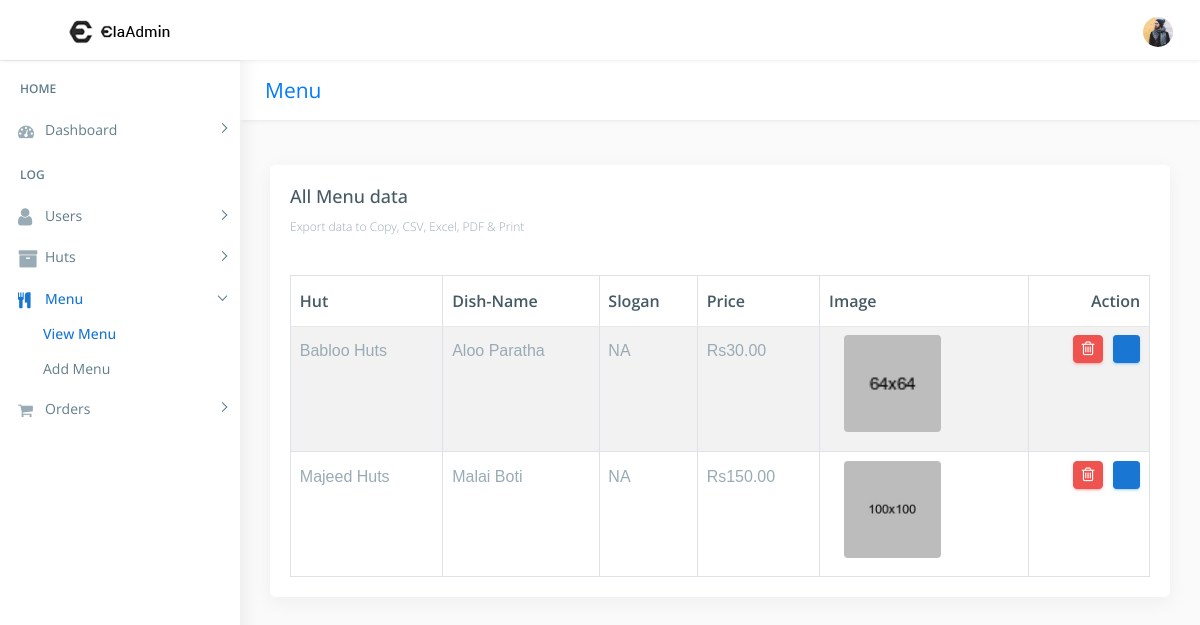
The page /admin/all_menu.php on the database as committed earlier.
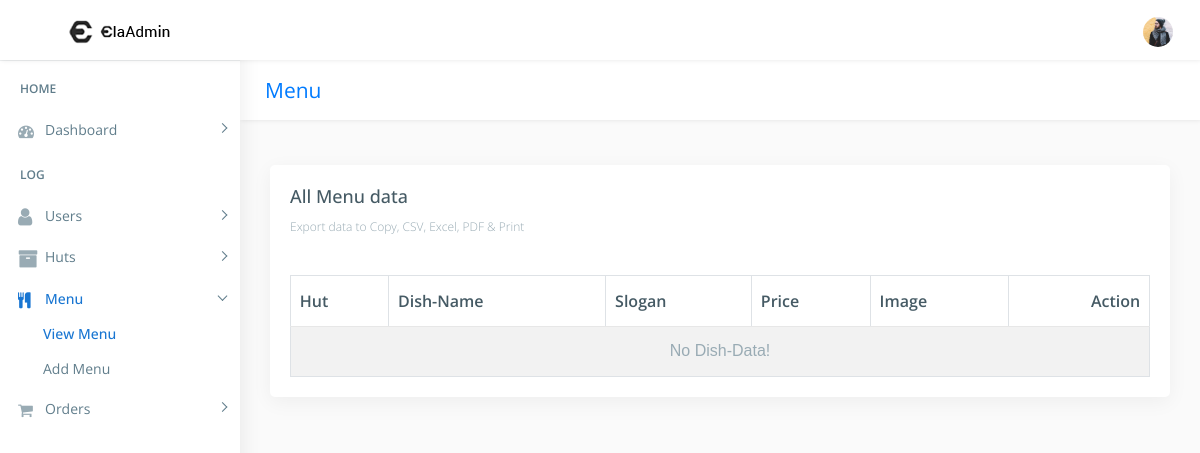
The same page on the database as committed later.
### tables this page shows
CREATE TABLE `dishes` (
  `d_id` int(222) NOT NULL,
  `rs_id` int(222) NOT NULL,
  `title` varchar(222) NOT NULL,
  `slogan` varchar(222) NOT NULL,
  `price` decimal(10,2) NOT NULL,
  `img` varchar(222) NOT NULL
);

CREATE TABLE `restaurant` (
  `rs_id` int(222) NOT NULL,
  `c_id` int(222) DEFAULT NULL,
  `title` varchar(222) NOT NULL,
  `email` varchar(222) NOT NULL,
  `phone` varchar(222) NOT NULL,
  `url` varchar(222) NOT NULL,
  `o_hr` varchar(222) NOT NULL,
  `c_hr` varchar(222) NOT NULL,
  `o_days` varchar(222) NOT NULL,
  `address` text NOT NULL,
  `image` text NOT NULL,
  `date` timestamp NOT NULL DEFAULT current_timestamp() ON UPDATE current_timestamp()
);

### admin/all_menu.php (the view, shortened to what the changed rows need)
<!DOCTYPE html>
<html lang="en">
<?php
include("../connection/connect.php");
?>
<head>
    <link href="css/lib/bootstrap/bootstrap.min.css" rel="stylesheet">
    <link href="css/helper.css" rel="stylesheet">
    <link href="css/style.css" rel="stylesheet">
</head>
<body class="fix-header fix-sidebar">
    <div id="main-wrapper">
        <div class="page-wrapper">
            <div class="container-fluid">
                <div class="row">
                    <div class="col-12">
                        <div class="card">
                            <div class="card-body">
                                <div class="table-responsive m-t-40">
                                    <table id="example23"
                                        class="display nowrap table table-hover table-striped table-bordered"
                                        cellspacing="0" width="100%">
                                        <thead>
                                            <tr>
                                                <th>Hut</th>
                                                <th>Dish-Name</th>
                                                <th>Slogan</th>
                                                <th>Price</th>
                                                <th>Image</th>
                                                <th>Action</th>
                                            </tr>
                                        </thead>
                                        <tbody>
                                            <?php
												$sql="SELECT * FROM dishes order by d_id desc";
												$query=mysqli_query($db,$sql);
                                                if(!mysqli_num_rows($query) > 0 )
                                                {
                                                    echo '<td colspan="11"><center>No Dish-Data!</center></td>';
                                                }
                                                else
                                                {
                                                    while($rows=mysqli_fetch_array($query))
                                                    {
                                                        $mql="select * from restaurant where rs_id='".$rows['rs_id']."'";
                                                        $newquery=mysqli_query($db,$mql);
                                                        $fetch=mysqli_fetch_array($newquery);
                                                        echo '<tr><td>'.$fetch['title'].'</td>
                                                                <td>'.$rows['title'].'</td>
                                                                        <td>'.$rows['slogan'].'</td>
                                                                        <td>Rs'.$rows['price'].'</td>
                                                                        <td><div class="col-md-3 col-lg-8 m-b-10">
                                                                        <center><img src="Res_img/dishes/'.$rows['img'].'" class="img-responsive  radius" style="max-height:100px;max-width:150px;" /></center>
                                                                        </div></td>
                                                                            <td><a href="delete_menu.php?menu_del='.$rows['d_id'].'" class="btn btn-danger btn-flat btn-addon btn-xs m-b-10"><i class="fa fa-trash-o" style="font-size:16px"></i></a>
                                                                            <a href="update_menu.php?menu_upd='.$rows['d_id'].'" class="btn btn-info btn-flat btn-addon btn-sm m-b-10 m-l-5"><i class="ti-settings"></i></a>
                                                                </td></tr>';
                                                    }
                                                }
											?>
                                        </tbody>
                                    </table>
                                </div>
                            </div>
                        </div>
                    </div>
                </div>
            </div>
        </div>
    </div>
</body>
</html>

Rows that differ between the two databases and show on the page:
removed dishes: rs.title "Babloo Huts", title "Aloo Paratha", slogan "NA", price "30.00", img (picture)
removed dishes: rs.title "Majeed Huts", title "Malai Boti", slogan "NA", price "150.00", img (picture)
Other text that changed with them:
text now shown: "No Dish-Data!"
